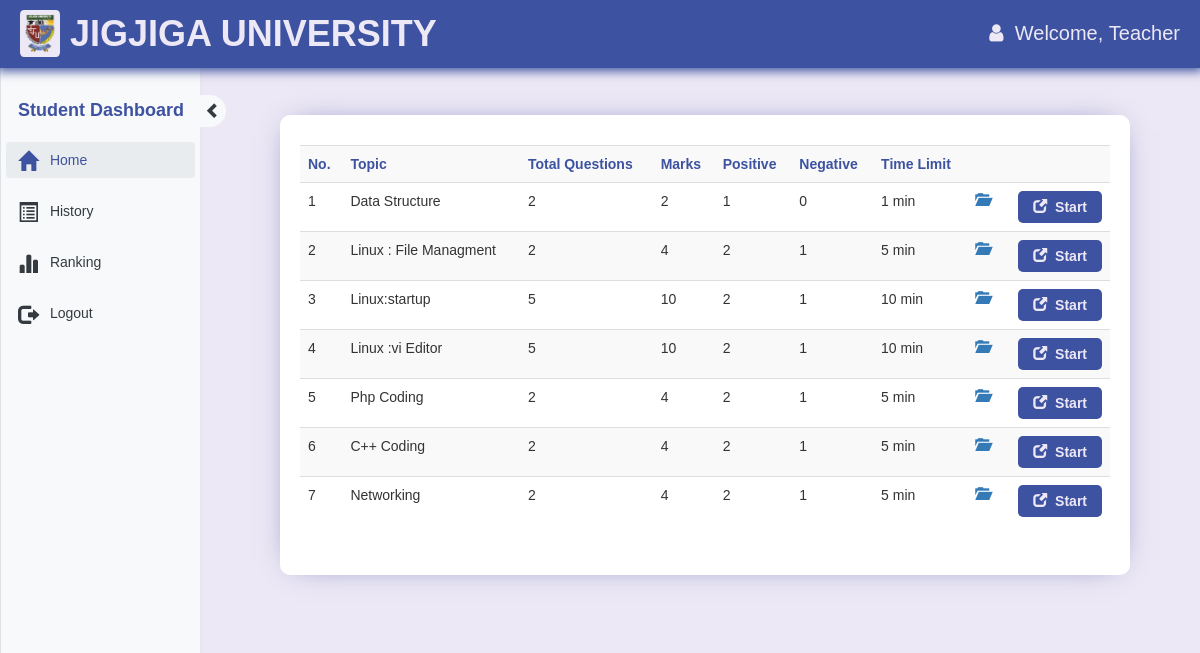
Screenshot of /student.php?q=1 (signed in) with the database file from the repository.
### tables this page shows
CREATE TABLE `quiz` (
  `eid` text NOT NULL,
  `title` varchar(100) NOT NULL,
  `sahi` int(11) NOT NULL,
  `wrong` int(11) NOT NULL,
  `total` int(11) NOT NULL,
  `time` bigint(20) NOT NULL,
  `intro` text NOT NULL,
  `tag` varchar(100) NOT NULL,
  `date` timestamp NOT NULL DEFAULT current_timestamp() ON UPDATE current_timestamp(),
  `email` varchar(50) DEFAULT NULL
);

### student.php (the view, shortened to what this page needs)
<!DOCTYPE html
    PUBLIC "-//W3C//DTD XHTML 1.0 Transitional//EN" "http://www.w3.org/TR/xhtml1/DTD/xhtml1-transitional.dtd">
<html xmlns="http://www.w3.org/1999/xhtml">
<head>
    <link rel="stylesheet" href="css/bootstrap.min.css?v=<?php echo time(); ?>">
    <link rel="stylesheet" href="css/bootstrap-theme.min.css?v=<?php echo time(); ?>">
    <link rel="stylesheet" href="css/style.css?v=<?php echo time(); ?>">
    <link rel="stylesheet" href="https://cdnjs.cloudflare.com/ajax/libs/font-awesome/4.7.0/css/font-awesome.min.css" />
</head>
<body>
    <?php
    include_once 'dbConnection.php';
    $name  = $_SESSION['name'];
    $email = $_SESSION['email'];
    ?>
    <nav class="navbar navbar-fixed-top">
        <div class="main-header">
            <img src="img/Jijiga_University.png" alt="Jijiga University logo" />
            <h1>JIGJIGA UNIVERSITY</h1>
        </div>
        <div class="flex-row welcome-text">
            <span class="fa fa-user" aria-hidden="true"></span>&nbsp;&nbsp;Welcome,&nbsp;
            <span class="log log1"><?php echo htmlspecialchars($name) ?></span>
        </div>
    </nav>
    <div>
        <div id="sidenav" class="right-sidebar side-nav-small" style="overflow: visible;">
            <div class="title1">
                <div class="">
                    <div class="side-nav-header">
                        <b class="sidenav-txt side-nav-text">Student Dashboard</b>
                        <span id="sidenav-btn" class="glyphicon glyphicon-chevron-right side-nav-button"
                            style="font-size: 16px;" aria-hidden="true"></span>
                    </div>
                    <div class="" style="padding: 0;" id="">
                        <ul class="side-nav-links">
                            <li <?php if (@$_GET['q'] == 1) { echo 'class="active"'; } ?>>
                                <a href="student.php?q=1">
                                    <div class="tooltip1">
                                        <span class="glyphicon glyphicon-home bigger-icons" aria-hidden="true"></span>
                                    </div>
                                    <div class="sidenav-txt side-nav-text">&nbsp;Home</div>
                                </a>
                            </li>
                            <li <?php if (@$_GET['q'] == 2) { echo 'class="active"'; } ?>>
                                <a href="student.php?q=2">
                                    <div class="tooltip1">
                                        <span class="glyphicon glyphicon-list-alt bigger-icons" aria-hidden="true"></span>
                                    </div>
                                    <div class="sidenav-txt side-nav-text">&nbsp;History</div>
                                </a>
                            </li>
                            <li <?php if (@$_GET['q'] == 3) { echo 'class="active"'; } ?>>
                                <a href="student.php?q=3">
                                    <div class="tooltip1">
                                        <span class="glyphicon glyphicon-stats bigger-icons" aria-hidden="true"></span>
                                    </div>
                                    <div class="sidenav-txt side-nav-text">&nbsp;Ranking</div>
                                </a>
                            </li>
                            <li>
                                <a href="logout.php?q=student.php">
                                    <div class="tooltip1">
                                        <span class="glyphicon glyphicon-log-out bigger-icons" aria-hidden="true"></span>
                                    </div>
                                    <div class="sidenav-txt side-nav-text">&nbsp;Logout</div>
                                </a>
                            </li>
                        </ul>
                    </div>
                </div>
            </div>
        </div>
        <div id="main" class="main-container">
            <div class="row">
                <div class="col-md-12">
                    <?php if (@$_GET['q'] == 1) {
                        $result = mysqli_query($con, "SELECT * FROM quiz ORDER BY date DESC") or die('Error');
                        $quizzes = [];
                        while ($row = mysqli_fetch_array($result)) {
                            $eid = $row['eid'];
                            $q12 = mysqli_query($con, "SELECT score FROM history WHERE eid='$eid' AND email='$email'") or die('Error98');
                            $rowcount = mysqli_num_rows($q12);
                            $quizzes[] = [
                                'title' => $row['title'],
                                'total' => $row['total'],
                                'sahi'  => $row['sahi'],
                                'wrong' => $row['wrong'],
                                'time'  => $row['time'],
                                'eid'   => $eid,
                                'attempted' => $rowcount > 0
                            ];
                        }
                    }
                    if (@$_GET['q'] == 1): ?>
                    <div class="section-panel">
                        <table class="exam-table table table-striped title1">
                            <tr style="color:#3d52a0;">
                                <td><b>No.</b></td>
                                <td><b>Topic</b></td>
                                <td class="col-total"><b>Total Questions</b></td>
                                <td class="col-marks"><b>Marks</b></td>
                                <td class="col-positive"><b>Positive</b></td>
                                <td class="col-negative"><b>Negative</b></td>
                                <td><b>Time Limit</b></td>
                                <td></td>
                                <td></td>
                            </tr>
                            <?php $c = 1; ?>
                            <?php foreach ($quizzes as $quiz): ?>
                            <?php if (!$quiz['attempted']): ?>
                            <tr>
                                <td><?= $c++ ?></td>
                                <td><?= htmlspecialchars($quiz['title']) ?></td>
                                <td class="col-total"><?= $quiz['total'] ?></td>
                                <td class="col-marks"><?= $quiz['sahi'] * $quiz['total'] ?></td>
                                <td class="col-positive"><?= $quiz['sahi'] ?></td>
                                <td class="col-negative"><?= $quiz['wrong'] ?></td>
                                <td><?= $quiz['time'] ?> min</td>
                                <td>
                                    <a title="Open quiz description" href="student.php?q=1&fid=<?= $quiz['eid'] ?>">
                                        <b><span class="glyphicon glyphicon-folder-open" aria-hidden="true"></span></b>
                                    </a>
                                </td>
                                <td>
                                    <a href="student.php?q=quiz&step=2&eid=<?= $quiz['eid'] ?>&n=1&t=<?= $quiz['total'] ?>"
                                        class="pull-right btn-container">
                                        <button class="primary-button">
                                            <span class="glyphicon glyphicon-new-window"
                                                aria-hidden="true"></span>&nbsp;
                                            <span class="title1"><b>Start</b></span>
                                        </button>
                                    </a>
                                </td>
                            </tr>
                            <?php endif; ?>
                            <?php endforeach; ?>
                        </table>
                    </div>
                    <?php endif; ?>
                </div>
            </div>
        </div>
    </div>
</body>
</html>

### css/style.css (style rules this page uses)
* { margin: 0; padding: 0; box-sizing: border-box; }
a { text-decoration: none; }
body { background: #ede8f5 !important; font-family: 'Trebuchet MS', 'Lucida Sans Unicode', 'Lucida Grande', 'Lucida Sans', Arial, sans-serif !important; }
.navbar { display: flex; justify-content: space-between; align-items: center; width: 100%; padding: 10px 20px; background-color: #3d52a0 !important; color: #ede8f5; font-size: 20px; box-shadow: 0 0 10px 3px #3d52a0; }
.flex-row { display: flex; align-items: center; }
.main-header { display: flex; align-items: center; gap: 1rem; width: 100%; }
.main-header img { width: 40px; padding: 4px; border-radius: 10%; background-color: #ede8f5; }
.main-header h1 { font-weight: bolder; margin: 0; white-space: nowrap; }
.primary-button { padding: 6px 15px; border: none; border-radius: 5px; background-color: #3d52a0; color: #ede8f5; white-space: nowrap; }
.main-container { margin-top: 70px; margin-left: 70px; padding: 20px; }
.move-right { margin-left: 210px; }
.side-nav-header { position: relative; font-size: 18px; margin-bottom: 1rem; white-space: nowrap; color: #3d52a0; padding: 8px 12px; }
.side-nav-button { position: absolute; top: 50%; right: -31px; transform: translateY(-50%); padding: 8px 5px; background-color: #f8f9fa; color: #343a40; cursor: pointer; border-top-right-radius: 20px; border-bottom-right-radius: 20px; }
.bigger-icons { font-size: 20px; }
.right-sidebar { position: fixed; top: 0; left: 0; width: 200px; height: 100vh; background-color: #f8f9fa; border-left: 1px solid #dee2e6; padding: 90px 5px 0 5px; box-shadow: -2px 0 5px rgba(0, 0, 0, 0.1); z-index: 10; overflow-y: auto; }
.side-nav-big { width: 200px; }
.side-nav-links { list-style: none; padding: 0; margin: 0; }
.side-nav-links li { margin-bottom: 15px; }
.side-nav-links li a { display: flex; align-items: center; color: #343a40; text-decoration: none; font-weight: 500; padding: 8px 12px; border-radius: 4px; transition: background-color 0.3s ease; }
.side-nav-links li a:hover, .side-nav-links li.active a { background-color: #e9ecef; color: #3d52a0; }
.side-nav-links li a .glyphicon { margin-right: 8px; }
.section-panel { margin: 50px; margin-top: 25px; padding: 30px 20px; background-color: white; border-radius: 1rem; box-shadow: 0 0 30px -15px #3d52a0; min-width: 300px; }
.tooltip1 { position: relative; }

### rows the page displays
quiz: title "Data Structure", total "2", $quiz['sahi']*$quiz['total'] "2", sahi "1", wrong "0", time "1"
quiz: title "Linux : File Managment", total "2", $quiz['sahi'] * $quiz['total'] "4", sahi "2", wrong "1", time "5"
quiz: title "Linux:startup", total "5", $quiz['sahi'] * $quiz['total'] "10", sahi "2", wrong "1", time "10"
quiz: title "Linux :vi Editor", total "5", $quiz['sahi'] * $quiz['total'] "10", sahi "2", wrong "1", time "10"
quiz: title "Php Coding", total "2", $quiz['sahi'] * $quiz['total'] "4", sahi "2", wrong "1", time "5"
quiz: title "C++ Coding", total "2", $quiz['sahi'] * $quiz['total'] "4", sahi "2", wrong "1", time "5"
quiz: title "Networking", total "2", $quiz['sahi'] * $quiz['total'] "4", sahi "2", wrong "1", time "5"

### other values shown
$name "Teacher"
